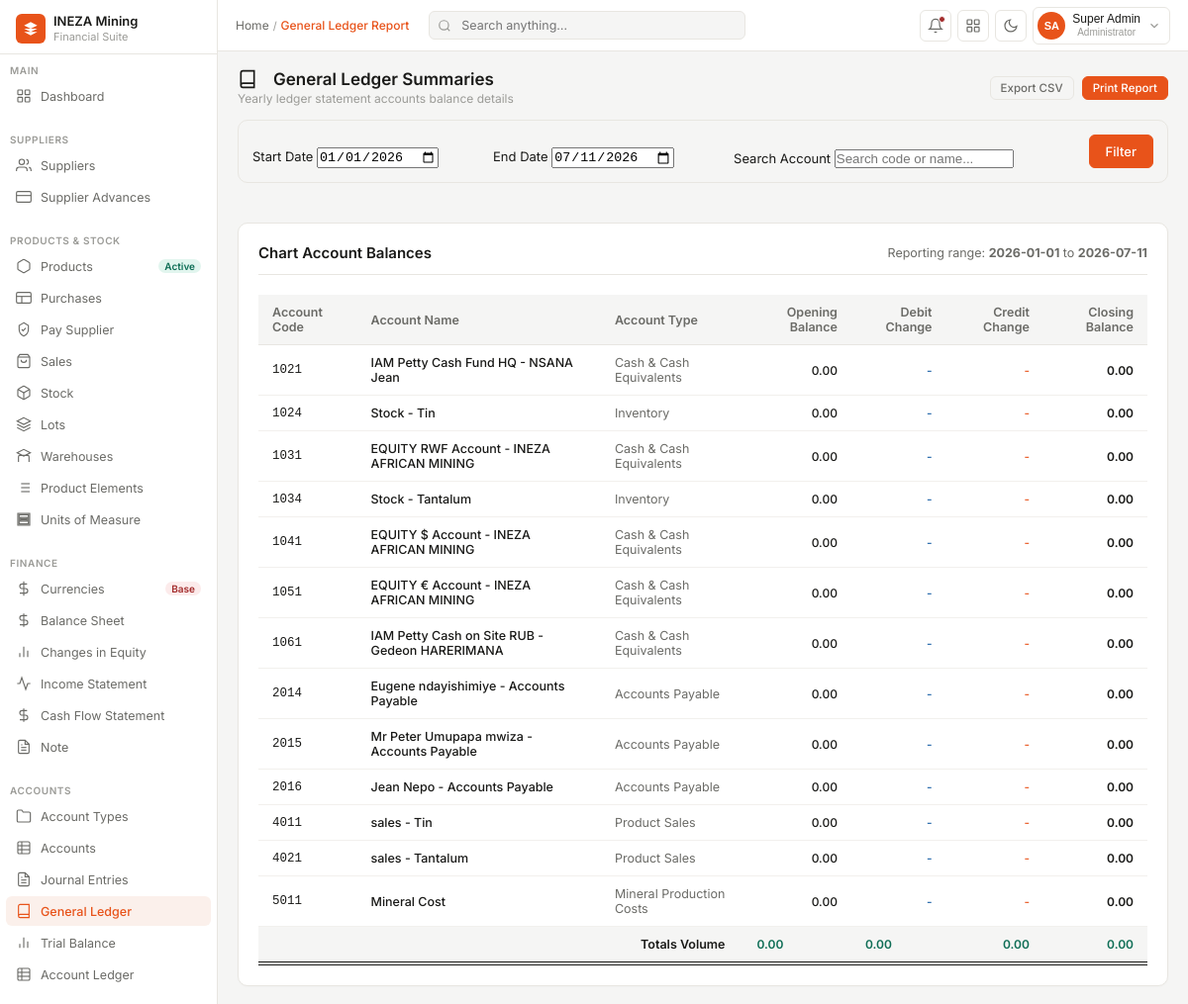
The page /pages/general_ledger/index.php (signed in) on the database its author committed.
### tables this page shows
CREATE TABLE `accounts` (
  `id` bigint(20) UNSIGNED NOT NULL,
  `account_type_id` int(11) NOT NULL,
  `account_code` varchar(20) NOT NULL,
  `account_name` varchar(255) NOT NULL,
  `is_active` tinyint(1) DEFAULT 1,
  `description` text DEFAULT NULL,
  `created_at` timestamp NOT NULL DEFAULT current_timestamp(),
  `updated_at` timestamp NOT NULL DEFAULT current_timestamp() ON UPDATE current_timestamp()
);

CREATE TABLE `account_types` (
  `id` int(11) NOT NULL,
  `code` varchar(10) NOT NULL,
  `name` varchar(100) NOT NULL,
  `parent_id` int(11) DEFAULT NULL,
  `is_editable` tinyint(1) DEFAULT 0,
  `is_deletable` tinyint(1) DEFAULT 0,
  `created_at` timestamp NOT NULL DEFAULT current_timestamp(),
  `updated_at` timestamp NOT NULL DEFAULT current_timestamp() ON UPDATE current_timestamp()
);

### pages/general_ledger/index.php (the view, shortened to what this page needs)
<?php
require_once __DIR__ . '/../../config/db.php';
$startDate = isset($_GET['start_date']) ? $_GET['start_date'] : date('Y-01-01');
$endDate = isset($_GET['end_date']) ? $_GET['end_date'] : date('Y-m-d');
$startDateEsc = mysqli_real_escape_string($conn, $startDate);
$endDateEsc = mysqli_real_escape_string($conn, $endDate);
$accountsQuery = "
    SELECT a.id, a.account_code, a.account_name, t.name as type_name, t.code as type_code, t.parent_id as parent_type_id
    FROM accounts a
    JOIN account_types t ON a.account_type_id = t.id
    ORDER BY a.account_code ASC";
$accountsRes = mysqli_query($conn, $accountsQuery);
$ledgerData = [];
$totalOpening = 0.0;
$totalDebitChange = 0.0;
$totalCreditChange = 0.0;
$totalClosing = 0.0;
if ($accountsRes) {
    while ($row = mysqli_fetch_assoc($accountsRes)) {
        $accId = (int)$row['id'];
        $parentType = (int)$row['parent_type_id'];
        $isDebitNormal = in_array($parentType, [-1, -5, -6]) || (int)$row['type_code'] < 2000 || (int)$row['type_code'] >= 5000;
        $openQuery = "
            SELECT SUM(jel.debit) as debits, SUM(jel.credit) as credits
            FROM journal_entry_lines jel
            JOIN journal_entries je ON jel.journal_entry_id = je.id
            WHERE jel.account_id = $accId AND je.statuss = 'POSTED' AND je.entry_date < '$startDateEsc'";
        $openRes = mysqli_query($conn, $openQuery);
        $openRow = mysqli_fetch_assoc($openRes);
        $openDebits = (float)($openRow['debits'] ?? 0.0);
        $openCredits = (float)($openRow['credits'] ?? 0.0);
        if ($isDebitNormal) {
            $openingBalance = $openDebits - $openCredits;
        } else {
            $openingBalance = $openCredits - $openDebits;
        }
        $changeQuery = "
            SELECT SUM(jel.debit) as debits, SUM(jel.credit) as credits
            FROM journal_entry_lines jel
            JOIN journal_entries je ON jel.journal_entry_id = je.id
            WHERE jel.account_id = $accId AND je.statuss = 'POSTED' AND je.entry_date BETWEEN '$startDateEsc' AND '$endDateEsc'";
        $changeRes = mysqli_query($conn, $changeQuery);
        $changeRow = mysqli_fetch_assoc($changeRes);
        $debitChange = (float)($changeRow['debits'] ?? 0.0);
        $creditChange = (float)($changeRow['credits'] ?? 0.0);
        if ($isDebitNormal) {
            $closingBalance = $openingBalance + $debitChange - $creditChange;
        } else {
            $closingBalance = $openingBalance + $creditChange - $debitChange;
        }
        $ledgerData[] = [
            'id' => $accId,
            'account_code' => $row['account_code'],
            'account_name' => $row['account_name'],
            'type_name' => $row['type_name'],
            'is_debit_normal' => $isDebitNormal,
            'opening_balance' => $openingBalance,
            'debit_change' => $debitChange,
            'credit_change' => $creditChange,
            'closing_balance' => $closingBalance
        ];
        $totalOpening += $openingBalance;
        $totalDebitChange += $debitChange;
        $totalCreditChange += $creditChange;
        $totalClosing += $closingBalance;
    }
}
?>
<!DOCTYPE html>
<html lang="en">
<head>
<link rel="stylesheet" href="../../src/css/dashboard.css">
<link rel="stylesheet" href="../../src/css/sidebar.css">
<link rel="stylesheet" href="../../src/css/navbar.css">
<link rel="stylesheet" href="../../src/css/general_ledger.css">
</head>
<body>
<?php include '../include/sidebar.php'; ?>
<div class="main">
  <?php $page_title = "General Ledger Report"; include '../include/navbar.php'; ?>
  <div class="content" id="ledgerContent">
    <div class="page-header">
      <div>
        <h1 class="page-title">
          <svg viewBox="0 0 24 24" style="width: 20px; height: 20px; fill: none; stroke: currentColor; stroke-width: 2; margin-right: 8px;"><path d="M4 19.5A2.5 2.5 0 0 1 6.5 17H20M4 4.5A2.5 2.5 0 0 1 6.5 2H20v20H6.5a2.5 2.5 0 0 1-2.5-2.5v-15z"/></svg>
          General Ledger Summaries
        </h1>
        <div class="page-sub">Yearly ledger statement accounts balance details</div>
      </div>
      <div class="page-actions">
        <button class="btn-sm" id="exportCsvBtn">
          Export CSV
        </button>
        <button class="btn-sm btn-primary" onclick="window.print()">
          Print Report
        </button>
      </div>
    </div>
    <div class="ledger-container">
      <div class="ledger-filters">
        <form method="GET" style="display: flex; flex-wrap: wrap; gap: 12px; width: 100%; align-items: flex-end;">
          <div class="form-group" style="flex: 1; min-width: 160px;">
            <label for="start_date">Start Date</label>
            <input type="date" id="start_date" name="start_date" class="form-control" value="<?php echo htmlspecialchars($startDate); ?>">
          </div>
          <div class="form-group" style="flex: 1; min-width: 160px;">
            <label for="end_date">End Date</label>
            <input type="date" id="end_date" name="end_date" class="form-control" value="<?php echo htmlspecialchars($endDate); ?>">
          </div>
          <div class="form-group" style="flex: 1.5; min-width: 200px;">
            <label for="searchInput">Search Account</label>
            <input type="text" id="searchInput" class="form-control" placeholder="Search code or name...">
          </div>
          <button type="submit" class="btn-sm btn-primary" style="padding: 8px 16px; font-size: 13px;">Filter</button>
        </form>
      </div>
      <div class="ledger-card">
        <div class="ledger-card-header">
          <div class="ledger-card-title">Chart Account Balances</div>
          <div style="font-size: 12.5px; color: var(--text2);">Reporting range: <strong><?php echo htmlspecialchars($startDate); ?></strong> to <strong><?php echo htmlspecialchars($endDate); ?></strong></div>
        </div>
        <div class="note-table-wrapper">
          <table class="ledger-table" id="ledgerTable">
            <thead>
              <tr>
                <th>Account Code</th>
                <th>Account Name</th>
                <th>Account Type</th>
                <th class="num-val">Opening Balance</th>
                <th class="num-val">Debit Change</th>
                <th class="num-val">Credit Change</th>
                <th class="num-val">Closing Balance</th>
              </tr>
            </thead>
            <tbody>
              <?php if (count($ledgerData) === 0): ?>
                <tr>
                  <td colspan="7" style="text-align: center; color: var(--text2); padding: 24px;">No ledger accounts configured.</td>
                </tr>
              <?php else: ?>
                <?php foreach ($ledgerData as $acc): ?>
                  <tr class="ledger-row">
                    <td style="font-family: monospace; font-weight: 500;" class="acc-code"><?php echo htmlspecialchars($acc['account_code']); ?></td>
                    <td style="font-weight: 500;" class="acc-name"><?php echo htmlspecialchars($acc['account_name']); ?></td>
                    <td style="color: var(--text2);"><?php echo htmlspecialchars($acc['type_name']); ?></td>
                    <td class="num-val"><?php echo number_format($acc['opening_balance'], 2); ?></td>
                    <td class="num-val" style="color: var(--blue);"><?php echo $acc['debit_change'] > 0 ? number_format($acc['debit_change'], 2) : '-'; ?></td>
                    <td class="num-val" style="color: var(--orange);"><?php echo $acc['credit_change'] > 0 ? number_format($acc['credit_change'], 2) : '-'; ?></td>
                    <td class="num-val" style="font-weight: 600;"><?php echo number_format($acc['closing_balance'], 2); ?></td>
                  </tr>
                <?php endforeach; ?>
                <tr class="total-row">
                  <td colspan="3" style="text-align: right; padding-right: 18px; color: var(--text);">Totals Volume</td>
                  <td class="num-val"><?php echo number_format($totalOpening, 2); ?></td>
                  <td class="num-val"><?php echo number_format($totalDebitChange, 2); ?></td>
                  <td class="num-val"><?php echo number_format($totalCreditChange, 2); ?></td>
                  <td class="num-val"><?php echo number_format($totalClosing, 2); ?></td>
                </tr>
              <?php endif; ?>
            </tbody>
          </table>
        </div>
      </div>
    </div>
  </div>
</div>
</body>
</html>

### src/css/dashboard.css (style rules this page uses)
* { margin: 0; padding: 0; box-sizing: border-box; }
:root { --orange: #E8531A; --orange-light: #FBF0EB; --orange-mid: #F26B3A; --sidebar-w: 220px; --nav-h: 52px; --bg: #F5F5F4; --card: #fff; --border: #E8E6E1; --border-hover: #ccc; --table-border: #F2F0ED; --table-hover: #FAFAF8; --text: #1A1A18; --text2: #6B6B67; --text3: #9B9B97; --green: #0F6E56; --green-bg: #E1F5EE; --amber: #BA7517; --amber-bg: #FAEEDA; --red: #A32D2D; --red-bg: #FCEBEB; --blue: #185FA5; --blue-bg: #E6F1FB; --alert-red-bg: #FFF8F8; --alert-amber-bg: #FFFBF4; --alert-green-bg: #F4FBF7; --alert-blue-bg: #F4F8FB; --radius: 6px; --radius-lg: 10px; font-family: 'Inter', sans-serif; }
body { background: var(--bg); color: var(--text); font-size: 13px; display: flex; height: 100vh; overflow: hidden; transition: background 0.2s ease, color 0.2s ease; }
.main { flex: 1; display: flex; flex-direction: column; overflow: hidden; }
.content { flex: 1; overflow-y: auto; padding: 18px 20px; }
.page-header { display: flex; align-items: center; justify-content: space-between; margin-bottom: 4px; }
.page-title { font-size: 17px; font-weight: 600; color: var(--text); display: flex; align-items: center; gap: 8px; }
.page-title svg { width: 20px; height: 20px; fill: none; stroke: var(--orange); stroke-width: 1.8; }
.page-sub { font-size: 12px; color: var(--text3); margin-top: 2px; }
.page-actions { display: flex; gap: 8px; }
.btn-sm { padding: 4px 10px; border-radius: var(--radius); font-size: 11.5px; font-weight: 500; cursor: pointer; border: 1px solid var(--border); background: transparent; color: var(--text2); font-family: inherit; transition: all .15s; }
.btn-primary { background: var(--orange); color: #fff; border-color: var(--orange); }

### src/css/general_ledger.css (style rules this page uses)
.ledger-container { display: flex; flex-direction: column; gap: 20px; margin-top: 14px; }
.ledger-card { background: var(--card); border: 1px solid var(--border); border-radius: var(--radius-lg); padding: 20px; box-shadow: 0 1px 3px rgba(0,0,0,0.02); }
.ledger-card-header { display: flex; justify-content: space-between; align-items: center; margin-bottom: 20px; border-bottom: 1px solid var(--border); padding-bottom: 12px; }
.ledger-card-title { font-size: 15px; font-weight: 600; color: var(--text); }
.ledger-filters { display: flex; flex-wrap: wrap; gap: 12px; margin-bottom: 20px; background: var(--bg); padding: 14px; border-radius: var(--radius-lg); border: 1px solid var(--border); align-items: flex-end; }
.ledger-table { width: 100%; border-collapse: collapse; font-size: 12.5px; }
.ledger-table th, .ledger-table td { padding: 10px 14px; text-align: right; border-bottom: 1px solid var(--table-border); }
.ledger-table th:first-child, .ledger-table td:first-child, .ledger-table th:nth-child(2), .ledger-table td:nth-child(2), .ledger-table th:nth-child(3), .ledger-table td:nth-child(3) { text-align: left; }
.ledger-table th { font-weight: 600; color: var(--text2); background-color: var(--bg); border-bottom: 1.5px solid var(--border); }
.ledger-table td { color: var(--text); }
.ledger-table td.num-val { font-family: 'Inter', monospace; font-size: 12px; font-weight: 500; }
.ledger-table tr.total-row td { font-weight: 600; color: var(--green); border-top: 1.5px solid var(--text); border-bottom: 4px double var(--text); background-color: var(--bg); }

### rows shown on the page
accounts: account_code "1021", account_name "IAM Petty Cash Fund HQ - NSANA Jean", account_type.name "Cash & Cash Equivalents", opening_balance "0.00", closing_balance "0.00"
accounts: account_code "1024", account_name "Stock - Tin", account_type.name "Inventory", opening_balance "0.00", closing_balance "0.00"
accounts: account_code "1031", account_name "EQUITY RWF Account - INEZA AFRICAN MINING", account_type.name "Cash & Cash Equivalents", opening_balance "0.00", closing_balance "0.00"
accounts: account_code "1034", account_name "Stock - Tantalum", account_type.name "Inventory", opening_balance "0.00", closing_balance "0.00"
accounts: account_code "1041", account_name "EQUITY $ Account - INEZA AFRICAN MINING", account_type.name "Cash & Cash Equivalents", opening_balance "0.00", closing_balance "0.00"
accounts: account_code "1051", account_name "EQUITY € Account - INEZA AFRICAN MINING", account_type.name "Cash & Cash Equivalents", opening_balance "0.00", closing_balance "0.00"
accounts: account_code "1061", account_name "IAM Petty Cash on Site RUB - Gedeon HARERIMANA", account_type.name "Cash & Cash Equivalents", opening_balance "0.00", closing_balance "0.00"
accounts: account_code "2014", account_name "Eugene ndayishimiye - Accounts Payable", account_type.name "Accounts Payable", opening_balance "0.00", closing_balance "0.00"
accounts: account_code "2015", account_name "Mr Peter Umupapa mwiza - Accounts Payable", account_type.name "Accounts Payable", opening_balance "0.00", closing_balance "0.00"
accounts: account_code "2016", account_name "Jean Nepo - Accounts Payable", account_type.name "Accounts Payable", opening_balance "0.00", closing_balance "0.00"
accounts: account_code "4011", account_name "sales - Tin", account_type.name "Product Sales", opening_balance "0.00", closing_balance "0.00"
accounts: account_code "4021", account_name "sales - Tantalum", account_type.name "Product Sales", opening_balance "0.00", closing_balance "0.00"
accounts: account_code "5011", account_name "Mineral Cost", account_type.name "Mineral Production Costs", opening_balance "0.00", closing_balance "0.00"

### other values the page prints
$page_title "General Ledger Report"
$initials "SA"
$startDate "2026-01-01"
$endDate "2026-07-11"
$totalOpening "0.00"
$totalDebitChange "0.00"
$totalCreditChange "0.00"
$totalClosing "0.00"
